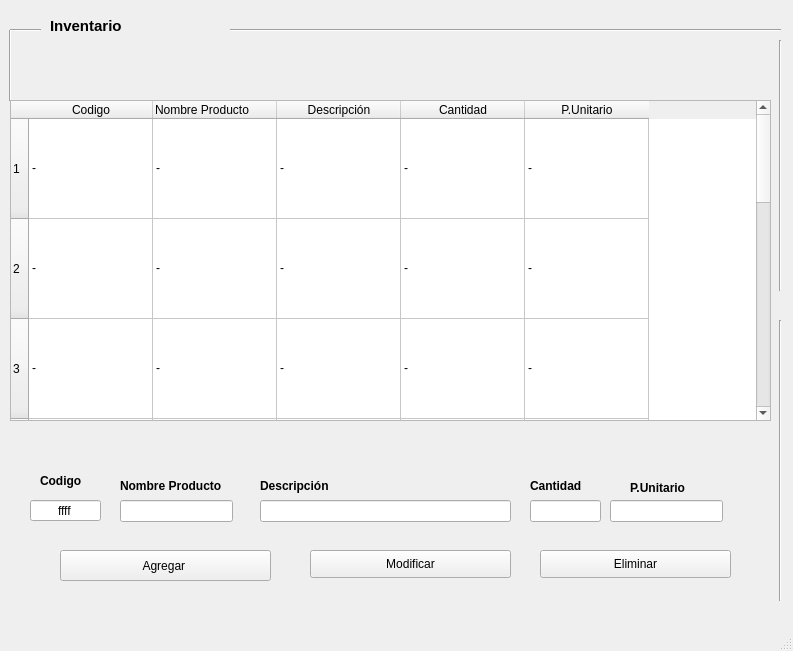
<?xml version="1.0" encoding="UTF-8"?>
<ui version="4.0">
 <class>VENTANA</class>
 <widget class="QMainWindow" name="VENTANA">
  <property name="enabled">
   <bool>true</bool>
  </property>
  <property name="geometry">
   <rect>
    <x>0</x>
    <y>0</y>
    <width>793</width>
    <height>651</height>
   </rect>
  </property>
  <property name="font">
   <font>
    <pointsize>9</pointsize>
   </font>
  </property>
  <property name="windowTitle">
   <string>MainWindow</string>
  </property>
  <widget class="QWidget" name="centralwidget">
   <widget class="QLabel" name="label">
    <property name="geometry">
     <rect>
      <x>50</x>
      <y>10</y>
      <width>181</width>
      <height>31</height>
     </rect>
    </property>
    <property name="font">
     <font>
      <pointsize>11</pointsize>
      <weight>75</weight>
      <bold>true</bold>
     </font>
    </property>
    <property name="text">
     <string>Inventario</string>
    </property>
   </widget>
   <widget class="QLabel" name="label_2">
    <property name="geometry">
     <rect>
      <x>40</x>
      <y>470</y>
      <width>71</width>
      <height>21</height>
     </rect>
    </property>
    <property name="font">
     <font>
      <pointsize>9</pointsize>
      <weight>75</weight>
      <bold>true</bold>
     </font>
    </property>
    <property name="text">
     <string>Codigo</string>
    </property>
   </widget>
   <widget class="QLabel" name="label_3">
    <property name="geometry">
     <rect>
      <x>120</x>
      <y>470</y>
      <width>111</width>
      <height>31</height>
     </rect>
    </property>
    <property name="font">
     <font>
      <weight>75</weight>
      <bold>true</bold>
     </font>
    </property>
    <property name="text">
     <string>Nombre Producto</string>
    </property>
   </widget>
   <widget class="QLabel" name="label_4">
    <property name="geometry">
     <rect>
      <x>260</x>
      <y>470</y>
      <width>91</width>
      <height>31</height>
     </rect>
    </property>
    <property name="font">
     <font>
      <weight>75</weight>
      <bold>true</bold>
     </font>
    </property>
    <property name="text">
     <string>Descripción</string>
    </property>
   </widget>
   <widget class="QLabel" name="label_5">
    <property name="geometry">
     <rect>
      <x>530</x>
      <y>470</y>
      <width>71</width>
      <height>31</height>
     </rect>
    </property>
    <property name="font">
     <font>
      <weight>75</weight>
      <bold>true</bold>
     </font>
    </property>
    <property name="text">
     <string>Cantidad</string>
    </property>
   </widget>
   <widget class="QLabel" name="label_6">
    <property name="geometry">
     <rect>
      <x>630</x>
      <y>480</y>
      <width>71</width>
      <height>16</height>
     </rect>
    </property>
    <property name="font">
     <font>
      <weight>75</weight>
      <bold>true</bold>
     </font>
    </property>
    <property name="text">
     <string>P.Unitario</string>
    </property>
   </widget>
   <widget class="QTableWidget" name="tabla_int">
    <property name="enabled">
     <bool>true</bool>
    </property>
    <property name="geometry">
     <rect>
      <x>10</x>
      <y>100</y>
      <width>761</width>
      <height>321</height>
     </rect>
    </property>
    <property name="minimumSize">
     <size>
      <width>651</width>
      <height>192</height>
     </size>
    </property>
    <property name="font">
     <font>
      <strikeout>false</strikeout>
     </font>
    </property>
    <property name="layoutDirection">
     <enum>Qt::LeftToRight</enum>
    </property>
    <property name="autoFillBackground">
     <bool>false</bool>
    </property>
    <property name="autoScroll">
     <bool>true</bool>
    </property>
    <property name="autoScrollMargin">
     <number>16</number>
    </property>
    <property name="editTriggers">
     <set>QAbstractItemView::NoEditTriggers</set>
    </property>
    <property name="dragEnabled">
     <bool>false</bool>
    </property>
    <property name="showGrid">
     <bool>true</bool>
    </property>
    <property name="sortingEnabled">
     <bool>false</bool>
    </property>
    <property name="wordWrap">
     <bool>true</bool>
    </property>
    <property name="cornerButtonEnabled">
     <bool>true</bool>
    </property>
    <attribute name="horizontalHeaderVisible">
     <bool>true</bool>
    </attribute>
    <attribute name="horizontalHeaderCascadingSectionResizes">
     <bool>true</bool>
    </attribute>
    <attribute name="horizontalHeaderDefaultSectionSize">
     <number>124</number>
    </attribute>
    <attribute name="horizontalHeaderHighlightSections">
     <bool>true</bool>
    </attribute>
    <attribute name="horizontalHeaderMinimumSectionSize">
     <number>20</number>
    </attribute>
    <attribute name="horizontalHeaderShowSortIndicator" stdset="0">
     <bool>false</bool>
    </attribute>
    <attribute name="horizontalHeaderStretchLastSection">
     <bool>false</bool>
    </attribute>
    <attribute name="verticalHeaderCascadingSectionResizes">
     <bool>false</bool>
    </attribute>
    <attribute name="verticalHeaderDefaultSectionSize">
     <number>25</number>
    </attribute>
    <attribute name="verticalHeaderHighlightSections">
     <bool>true</bool>
    </attribute>
    <attribute name="verticalHeaderMinimumSectionSize">
     <number>100</number>
    </attribute>
    <attribute name="verticalHeaderShowSortIndicator" stdset="0">
     <bool>false</bool>
    </attribute>
    <row>
     <property name="text">
      <string>1</string>
     </property>
    </row>
    <row>
     <property name="text">
      <string>2</string>
     </property>
    </row>
    <row>
     <property name="text">
      <string>3</string>
     </property>
    </row>
    <row>
     <property name="text">
      <string>4</string>
     </property>
    </row>
    <row>
     <property name="text">
      <string>5</string>
     </property>
    </row>
    <row>
     <property name="text">
      <string>6</string>
     </property>
    </row>
    <row>
     <property name="text">
      <string>7</string>
     </property>
    </row>
    <row>
     <property name="text">
      <string>8</string>
     </property>
    </row>
    <row>
     <property name="text">
      <string>9</string>
     </property>
    </row>
    <row>
     <property name="text">
      <string>10</string>
     </property>
    </row>
    <column>
     <property name="text">
      <string>Codigo</string>
     </property>
    </column>
    <column>
     <property name="text">
      <string>Nombre Producto                        </string>
     </property>
     <property name="textAlignment">
      <set>AlignLeading|AlignVCenter</set>
     </property>
    </column>
    <column>
     <property name="text">
      <string>Descripción</string>
     </property>
    </column>
    <column>
     <property name="text">
      <string>Cantidad</string>
     </property>
    </column>
    <column>
     <property name="text">
      <string>P.Unitario</string>
     </property>
    </column>
    <item row="0" column="0">
     <property name="text">
      <string>-</string>
     </property>
     <property name="flags">
      <set>ItemIsSelectable|ItemIsDragEnabled|ItemIsEnabled</set>
     </property>
    </item>
    <item row="0" column="1">
     <property name="text">
      <string>-</string>
     </property>
    </item>
    <item row="0" column="2">
     <property name="text">
      <string>-</string>
     </property>
    </item>
    <item row="0" column="3">
     <property name="text">
      <string>-</string>
     </property>
    </item>
    <item row="0" column="4">
     <property name="text">
      <string>-</string>
     </property>
    </item>
    <item row="1" column="0">
     <property name="text">
      <string>-</string>
     </property>
    </item>
    <item row="1" column="1">
     <property name="text">
      <string>-</string>
     </property>
    </item>
    <item row="1" column="2">
     <property name="text">
      <string>-</string>
     </property>
    </item>
    <item row="1" column="3">
     <property name="text">
      <string>-</string>
     </property>
    </item>
    <item row="1" column="4">
     <property name="text">
      <string>-</string>
     </property>
    </item>
    <item row="2" column="0">
     <property name="text">
      <string>-</string>
     </property>
    </item>
    <item row="2" column="1">
     <property name="text">
      <string>-</string>
     </property>
    </item>
    <item row="2" column="2">
     <property name="text">
      <string>-</string>
     </property>
    </item>
    <item row="2" column="3">
     <property name="text">
      <string>-</string>
     </property>
    </item>
    <item row="2" column="4">
     <property name="text">
      <string>-</string>
     </property>
    </item>
    <item row="3" column="0">
     <property name="text">
      <string>-</string>
     </property>
    </item>
    <item row="3" column="1">
     <property name="text">
      <string>-</string>
     </property>
    </item>
    <item row="3" column="2">
     <property name="text">
      <string>-</string>
     </property>
    </item>
    <item row="3" column="3">
     <property name="text">
      <string>-</string>
     </property>
    </item>
    <item row="3" column="4">
     <property name="text">
      <string>-</string>
     </property>
    </item>
    <item row="4" column="0">
     <property name="text">
      <string>-</string>
     </property>
    </item>
    <item row="4" column="1">
     <property name="text">
      <string>-</string>
     </property>
    </item>
    <item row="4" column="2">
     <property name="text">
      <string>-</string>
     </property>
    </item>
    <item row="4" column="3">
     <property name="text">
      <string>-</string>
     </property>
    </item>
    <item row="4" column="4">
     <property name="text">
      <string>-</string>
     </property>
    </item>
    <item row="5" column="0">
     <property name="text">
      <string>-</string>
     </property>
    </item>
    <item row="5" column="1">
     <property name="text">
      <string>-</string>
     </property>
    </item>
    <item row="5" column="2">
     <property name="text">
      <string>-</string>
     </property>
    </item>
    <item row="5" column="3">
     <property name="text">
      <string>-</string>
     </property>
    </item>
    <item row="5" column="4">
     <property name="text">
      <string>-</string>
     </property>
    </item>
    <item row="6" column="0">
     <property name="text">
      <string>-</string>
     </property>
    </item>
    <item row="6" column="1">
     <property name="text">
      <string>-</string>
     </property>
    </item>
    <item row="6" column="2">
     <property name="text">
      <string>-</string>
     </property>
    </item>
    <item row="6" column="3">
     <property name="text">
      <string>-</string>
     </property>
    </item>
    <item row="6" column="4">
     <property name="text">
      <string>-</string>
     </property>
    </item>
    <item row="7" column="0">
     <property name="text">
      <string>-</string>
     </property>
    </item>
    <item row="7" column="1">
     <property name="text">
      <string>-</string>
     </property>
    </item>
    <item row="7" column="2">
     <property name="text">
      <string>-</string>
     </property>
    </item>
    <item row="7" column="3">
     <property name="text">
      <string>-</string>
     </property>
    </item>
    <item row="7" column="4">
     <property name="text">
      <string>-</string>
     </property>
    </item>
    <item row="8" column="0">
     <property name="text">
      <string>-</string>
     </property>
    </item>
    <item row="8" column="1">
     <property name="text">
      <string>-</string>
     </property>
    </item>
    <item row="8" column="2">
     <property name="text">
      <string>-</string>
     </property>
    </item>
    <item row="8" column="3">
     <property name="text">
      <string>-</string>
     </property>
    </item>
    <item row="8" column="4">
     <property name="text">
      <string>-</string>
     </property>
    </item>
    <item row="9" column="0">
     <property name="text">
      <string>-</string>
     </property>
    </item>
    <item row="9" column="1">
     <property name="text">
      <string>-</string>
     </property>
    </item>
    <item row="9" column="2">
     <property name="text">
      <string>-</string>
     </property>
    </item>
    <item row="9" column="3">
     <property name="text">
      <string>-</string>
     </property>
    </item>
    <item row="9" column="4">
     <property name="text">
      <string>-</string>
     </property>
    </item>
   </widget>
   <widget class="Line" name="line">
    <property name="geometry">
     <rect>
      <x>230</x>
      <y>20</y>
      <width>551</width>
      <height>20</height>
     </rect>
    </property>
    <property name="orientation">
     <enum>Qt::Horizontal</enum>
    </property>
   </widget>
   <widget class="Line" name="line_2">
    <property name="geometry">
     <rect>
      <x>0</x>
      <y>30</y>
      <width>20</width>
      <height>71</height>
     </rect>
    </property>
    <property name="orientation">
     <enum>Qt::Vertical</enum>
    </property>
   </widget>
   <widget class="Line" name="line_3">
    <property name="geometry">
     <rect>
      <x>10</x>
      <y>20</y>
      <width>31</width>
      <height>21</height>
     </rect>
    </property>
    <property name="orientation">
     <enum>Qt::Horizontal</enum>
    </property>
   </widget>
   <widget class="QPushButton" name="bot_agregar">
    <property name="geometry">
     <rect>
      <x>60</x>
      <y>550</y>
      <width>211</width>
      <height>31</height>
     </rect>
    </property>
    <property name="text">
     <string>Agregar </string>
    </property>
   </widget>
   <widget class="QLineEdit" name="cod_bus">
    <property name="geometry">
     <rect>
      <x>30</x>
      <y>500</y>
      <width>71</width>
      <height>21</height>
     </rect>
    </property>
    <property name="text">
     <string>ffff</string>
    </property>
    <property name="alignment">
     <set>Qt::AlignCenter</set>
    </property>
   </widget>
   <widget class="Line" name="line_4">
    <property name="geometry">
     <rect>
      <x>770</x>
      <y>40</y>
      <width>21</width>
      <height>251</height>
     </rect>
    </property>
    <property name="orientation">
     <enum>Qt::Vertical</enum>
    </property>
   </widget>
   <widget class="Line" name="line_9">
    <property name="geometry">
     <rect>
      <x>770</x>
      <y>320</y>
      <width>20</width>
      <height>281</height>
     </rect>
    </property>
    <property name="orientation">
     <enum>Qt::Vertical</enum>
    </property>
   </widget>
   <widget class="QLineEdit" name="cant">
    <property name="geometry">
     <rect>
      <x>530</x>
      <y>500</y>
      <width>71</width>
      <height>22</height>
     </rect>
    </property>
   </widget>
   <widget class="QLineEdit" name="nombre">
    <property name="geometry">
     <rect>
      <x>120</x>
      <y>500</y>
      <width>113</width>
      <height>22</height>
     </rect>
    </property>
   </widget>
   <widget class="QLineEdit" name="des">
    <property name="geometry">
     <rect>
      <x>260</x>
      <y>500</y>
      <width>251</width>
      <height>22</height>
     </rect>
    </property>
   </widget>
   <widget class="QLineEdit" name="precio">
    <property name="geometry">
     <rect>
      <x>610</x>
      <y>500</y>
      <width>113</width>
      <height>22</height>
     </rect>
    </property>
   </widget>
   <widget class="QPushButton" name="modificar">
    <property name="geometry">
     <rect>
      <x>310</x>
      <y>550</y>
      <width>201</width>
      <height>28</height>
     </rect>
    </property>
    <property name="text">
     <string>Modificar</string>
    </property>
   </widget>
   <widget class="QPushButton" name="eliminar">
    <property name="geometry">
     <rect>
      <x>540</x>
      <y>550</y>
      <width>191</width>
      <height>28</height>
     </rect>
    </property>
    <property name="text">
     <string>Eliminar</string>
    </property>
   </widget>
  </widget>
  <widget class="QMenuBar" name="menubar">
   <property name="geometry">
    <rect>
     <x>0</x>
     <y>0</y>
     <width>793</width>
     <height>31</height>
    </rect>
   </property>
  </widget>
  <widget class="QStatusBar" name="statusbar"/>
 </widget>
 <resources/>
 <connections/>
</ui>
